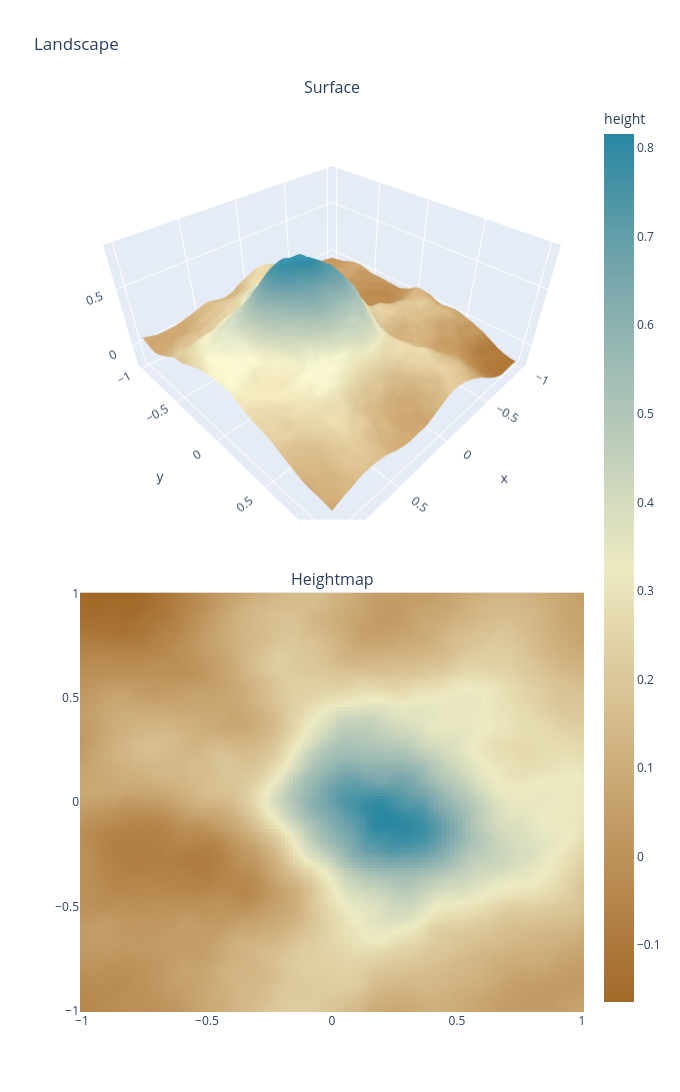

Source (notebook cell):
### Code cell
offset = (0, 0)
r = 1
x, y, xx, yy, eheight = evaluate_on_grid(
    eroded_model, offset, x_range=(-r, r), y_range=(-r, r)
)
plot_landscape(x, y, xx, yy, eheight)
